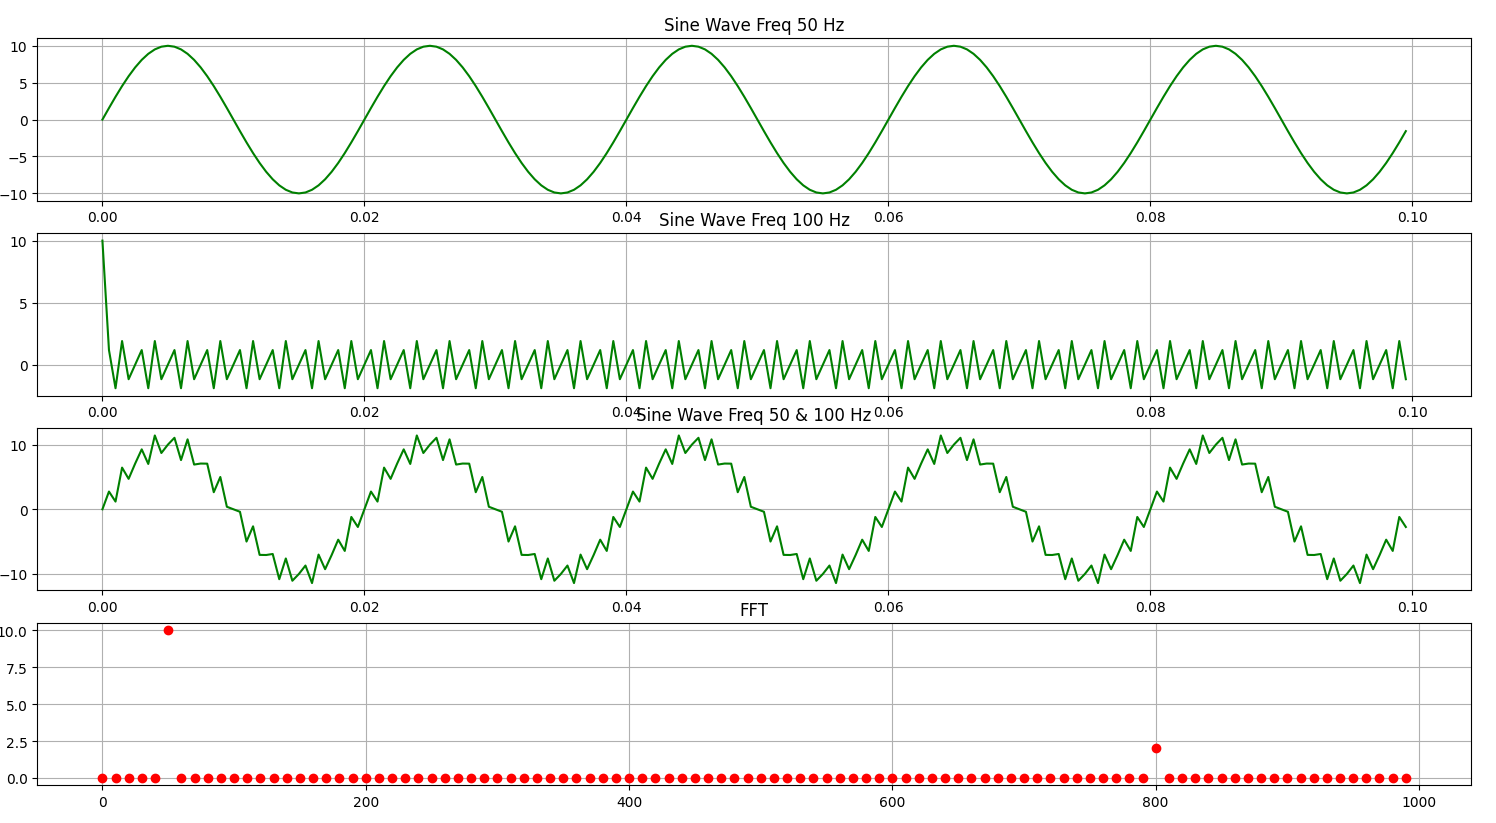

Source code (Python):
#import library
import numpy as np
import matplotlib.pyplot as plt

#Duration and Sample Freq
DURATION = 0.1 # 5 peak for 50 and 10 peak for 100
SAMPLE_FREQ = 100*20 #signal2Freq * 20 2000 samples per second
SAMPLE_TIME = 1/SAMPLE_FREQ

#function for generating Sin Wave
def generateSinWave(amplitude,freq,duration,sampleTime):
    time=np.arange(0,duration,sampleTime)
    sinAmp=amplitude*np.sin(2*np.pi*freq*time)
    return sinAmp,time

#signal 1 and 2 :  Amp and Freq
signal1Freq = 50
signal1Amp = 10
signal2Freq = 800
signal2Amp = 2

#generate Two Sinosoidal Signal and Addition of Two Signal
signal1,signal1Time=generateSinWave(signal1Amp,signal1Freq,DURATION,SAMPLE_TIME) #5 samples for 50
signal2,signal2Time=generateSinWave(signal2Amp,signal2Freq,DURATION,SAMPLE_TIME) 
#adding both singals
signal_add = signal1 + signal2

#make first sample ampplitude of signle 2 to plot with same height on plot
signal2[0]=signal1Amp #just for plot

#calculate FFT using np library
sigfft=np.fft.fft(signal_add)
#normalize to show amplitude on fft plot
sigfft=sigfft*2/(len(signal_add))

#calculate half length for ploting
fftLen=len(sigfft)
halfFFTLen=int(fftLen/2)
count=np.arange(halfFFTLen)
#generate freq and half fft for plot  
freq = count * SAMPLE_FREQ/fftLen;
sigFFTHalf=sigfft[range(halfFFTLen)]

#The sampling time is the time interval between successive samples, also called the sampling interval or the sampling period, and denoted T
#The sampling rate is the number of samples per second. It is the reciprocal of the sampling time, i.e. 1/T also called the sampling frequency, and denoted Fs
#The frequency axis for the FFT is linked to the number N
#of points in the DFT and the sampling rate Fs. It is defined as f=k⋅FsN. With k going up to N

#ploting waveforms and FFT
fig1=plt.figure("Signal and FFT")

#plot Singal 1
plt.subplot(4,1,1)
plt.plot(signal1Time,signal1,color='green')
plt.grid()
plt.title("Sine Wave Freq 50 Hz")

#plot Singal 2
plt.subplot(4,1,2)
plt.plot(signal2Time,signal2,color='green')
plt.grid()
plt.title("Sine Wave Freq 100 Hz")

#plot Singal Addition
plt.subplot(4,1,3)
plt.plot(signal2Time,signal_add,color='green')
plt.grid()
plt.title("Sine Wave Freq 50 & 100 Hz")

#plot FFT
plt.subplot(4,1,4)
plt.plot(freq,abs(sigFFTHalf),'ro')
plt.grid()
plt.title("FFT")

plt.show()

#def signaltonoise(a, axis=0, ddof=0):
#    a = np.asanyarray(a)
#    m = a.mean(axis)
#    sd = a.std(axis=axis, ddof=ddof)
#    return np.where(sd == 0, 0, m/sd)
#snr=signaltonoise(signal_add)
#print(snr)
